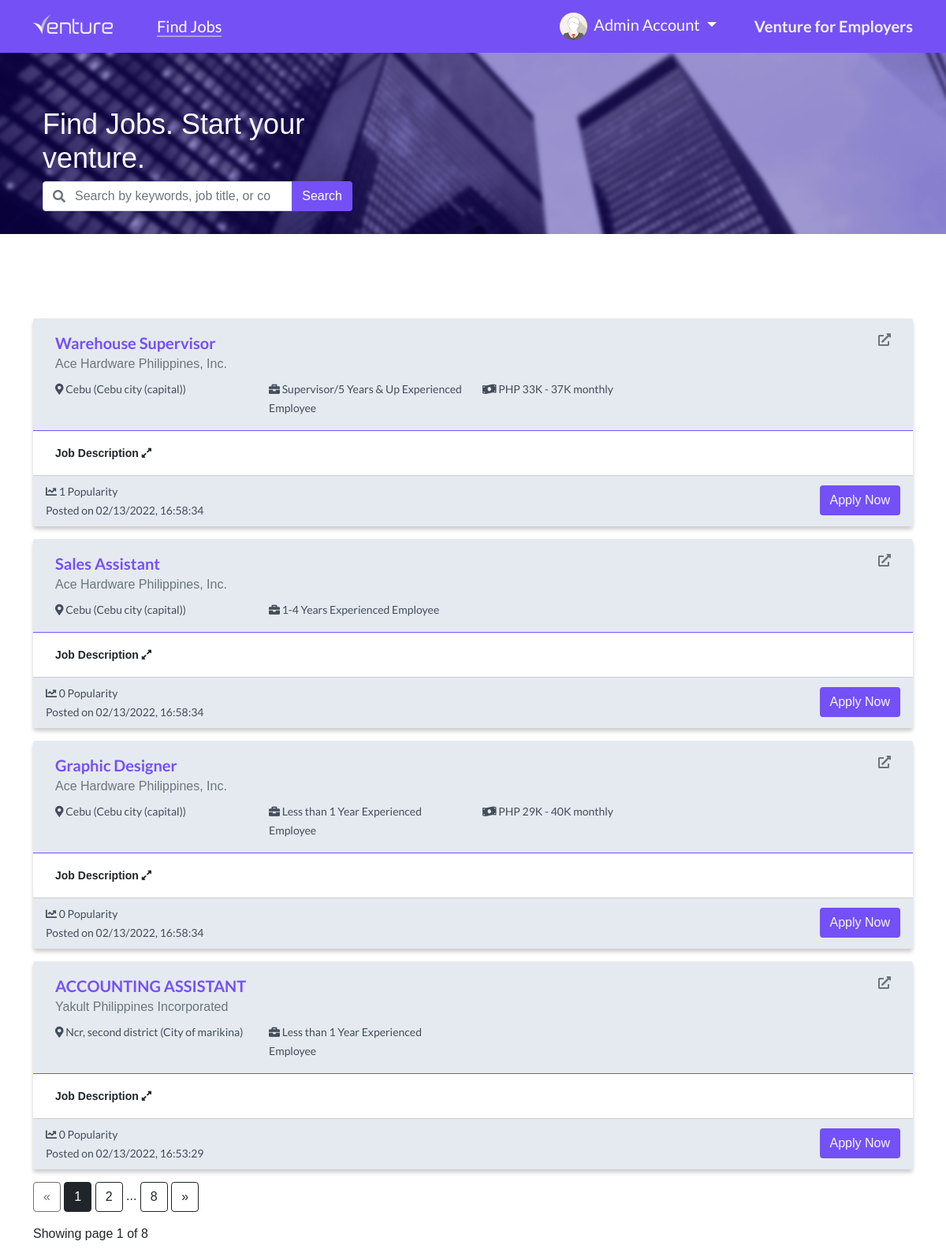
The page /home (signed in) on the database as committed earlier.
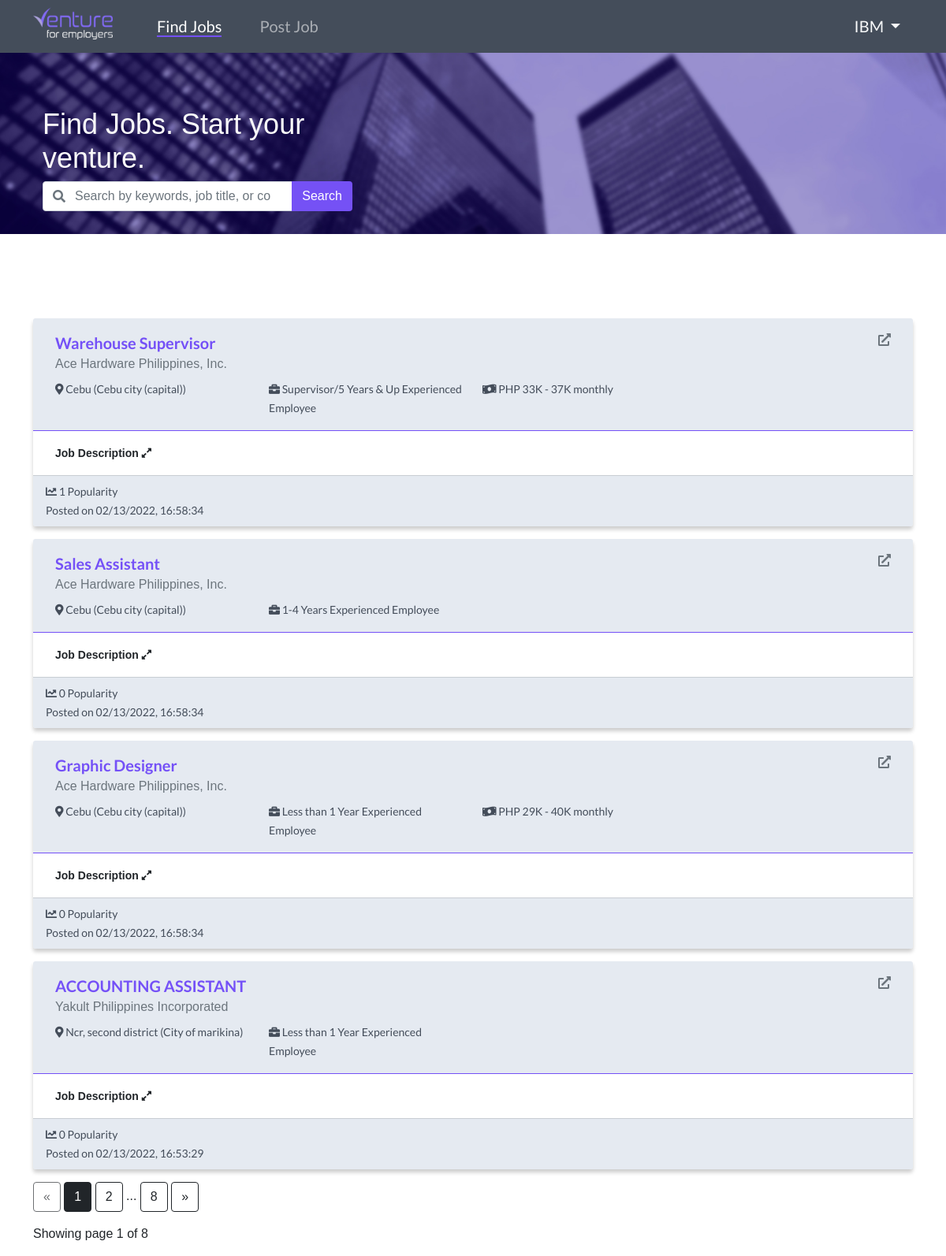
The same page on the database as committed later.
### website/models.py (models this page shows)
class User(db.Model, UserMixin):
    id = db.Column(db.Integer, primary_key=True)
    email = db.Column(db.String(150), unique=True)
    username = db.Column(db.String(150), unique=True)
    firstname = db.Column(db.String(150))
    lastname = db.Column(db.String(150))
    company = db.Column(db.String(150))
    password = db.Column(db.String(150))
    usertype = db.Column(db.String(10))
    gender = db.Column(db.String(10))
    date_created = db.Column(db.DateTime, default=datetime.now())
    date_updated = db.Column(db.DateTime(
        timezone=True), onupdate=datetime.now())
    posts = db.relationship('Post', backref='user', passive_deletes="True")
    likes = db.relationship('Like', backref='user', passive_deletes="True")

class Post(db.Model):
    id = db.Column(db.Integer, primary_key=True)
    title = db.Column(db.Text, nullable=False)
    text = db.Column(db.Text, nullable=False)
    date_created = db.Column(db.DateTime, default=datetime.now())
    date_updated = db.Column(db.DateTime(
        timezone=True), onupdate=datetime.now())
    author = db.Column(db.Integer, db.ForeignKey(
        'user.id', ondelete="CASCADE"), nullable="False")
    company = db.Column(db.String(150), nullable="False")
    likes = db.relationship('Like', backref='post', passive_deletes="True")
    location = db.Column(db.Text, nullable=False)
    location1 = db.Column(db.Text, nullable=False)
    salary = db.Column(db.Text, nullable=True)
    salary1 = db.Column(db.Text, nullable=True)
    level = db.Column(db.Text, nullable=False)
    experience = db.Column(db.Text, nullable=False)
    specialization = db.Column(db.Text, nullable=False)
    qualification = db.Column(db.Text, nullable=True)
    qualification1 = db.Column(db.Text, nullable=True)
    qualification2 = db.Column(db.Text, nullable=True)
    qualification3 = db.Column(db.Text, nullable=True)
    qualification4 = db.Column(db.Text, nullable=True)
    jobtype = db.Column(db.Text, nullable=False)

### website/views.py (the view)
@views.route("/home")
@login_required
def home():
    searchbar = request.args.get('searchbar')
    page = request.args.get('page', 1, type=int)
    if searchbar:
        posts_no_paginate = Post.query.filter(or_(Post.title.contains(searchbar),Post.company.contains(searchbar))).order_by(Post.date_created.desc())
        posts = Post.query.filter(or_(Post.title.contains(searchbar),Post.company.contains(searchbar))).order_by(Post.date_created.desc()).paginate(page=page, per_page=posts_no_paginate.count())
        results = posts_no_paginate.count()
        if results > 0:
            flash('Search Results: ' + str(results), category='success')
        else:
            flash('No results found', category='error')
    else:
        posts = Post.query.order_by(Post.date_created.desc()).paginate(page=page, per_page=4)
    return render_template("user/home.html", user=current_user, posts=posts)

### website/__init__.py (called while the page is built)
def create_app():
    app = Flask(__name__)
    app.config['SECRET_KEY'] = "helloworld"
    app.config['SQLALCHEMY_DATABASE_URI'] = f'sqlite:///{DB_NAME}'
    app.config['SQLALCHEMY_TRACK_MODIFICATIONS'] = True
    db.init_app(app)
    from .views import views
    from .auth import auth
    app.register_blueprint(views, url_prefix="/")
    app.register_blueprint(auth, url_prefix="/")
    from .models import User, Post
    create_database(app)
    login_manager = LoginManager()
    login_manager.login_view = "auth.login"
    login_manager.init_app(app)
    @login_manager.user_loader
    def load_user(id):
        return User.query.get(int(id))
    return app

### website/templates/user/home.html (shortened to what this page needs)
{% extends "user/posts_div.html" %}

### website/templates/user/posts_div.html (shortened to what the changed rows need)
{% extends "user/base.html" %}
{% set active_page = "view_post" %}
{% block content %}
{% block header %}
<section id="header_section">
    <div class="container">
        <div class="row">
            <div class="col-md-5">
                <h1 id="findjobs_heading">Find Jobs. Start your venture.</h1>
            </div>
        </div>
    </div>
</section>
{% endblock %}
<section>
    <div class="container" id="posts">
        {% if posts.items|length > 0 %}
        {% for post in posts.items %}
        <div class="card mb-3" id="post_container">
            <div class="card-header" id="post_card_header">
                <div class="row pt-2">
                    <div class="col-6">
                        <span class="fw-bold" id="job_title">
                            {{ post.title }}
                        </span><br>
                        <a class="text-secondary text-decoration-none" href="/posts/{{ post.user.company }}">{{
                            post.user.company
                            }}</a>
                    </div>
                    <div class="col">
                        <div class="btn-group float-end">
                            <a href="/post/{{ post.id }}" class="text-secondary"><i
                                    class="fas fa-external-link-alt"></i></a>
                        </div>
                    </div>
                </div>
                <div class="row mt-2">
                    <div class="col-md-3">
                        <span class="post_card_header_text"><i class="fas fa-map-marker-alt"></i> {{
                            post.location.capitalize() }} ({{ post.location1.capitalize() }})</span><br>
                    </div>
                    <div class="col-md-3">
                        <span class="post_card_header_text"><i class="fas fa-briefcase"></i> {{ post.level }}</span>
                    </div>
                    <div class="col-md-3">
                        {% if post.salary == "0" and post.salary1 == "0" %}
                        {% else %}
                        <span class="post_card_header_text"><i class="fas fa-money-bill-wave"></i> PHP {{ post.salary
                            }}K - {{ post.salary1 }}K monthly</span>
                        {% endif %}
                    </div>
                    <div class="col-md-3">
                    </div>
                </div>
            </div>
            <div class="card-body">
                <div class="row">
                    <div class="col">
                        <small class="fw-bold" data-bs-toggle="collapse" href="#collapseExample{{ post.id }}"
                            role="button" aria-expanded="false" aria-controls="collapseExample">
                            Job Description <i class="fas fa-expand-alt"></i>
                        </small>
                    </div>
                </div>
            </div>
            <div class="card-footer" id="post_card_footer">
                <div class="float-start">
                    <small class="post_card_header_text">
                        {% if user.id in post.likes|map(attribute="author")|list %}
                        <i class="fas fa-chart-line text-primary" id="like-button-{{ post.id }}"
                            onclick="like({{ post.id }})"></i>
                        {% else %}
                        <i class="fas fa-chart-line" id="like-button-{{ post.id }}" onclick="like({{ post.id }})"></i>
                        {% endif %}
                        <span id="likes-count-{{ post.id }}">{{ post.likes|length }}</span> Popularity<br>
                    </small>
                    <small class="post_card_header_text">
                        {% if post.date_updated == None %}
                        Posted on {{ post.date_created.strftime("%m/%d/%Y, %H:%M:%S") }}
                        {% else %}
                        Last Updated {{ post.date_updated.strftime("%m/%d/%Y, %H:%M:%S") }}
                        {% endif %}
                    </small>
                </div>
                {% if current_user.company %}
                {% else %}
                <button class="btn mt-1 float-end" id="venture_button">
                    <a class="text-light text-decoration-none" href="mailto:{{ post.user.email }}">Apply Now</a>
                </button>
                {% endif %}
            </div>
        </div>
        {% endfor %}
        {% else %}
        <div align="center">
            <img src="{{ url_for('static',filename='user/img/search.png') }}" width="450" alt=""><br>
            <h4 class="text-muted">No Job Listed.</h4>
        </div>
        {% endif %}
    </div>
</section>
{% endblock %}

### website/templates/user/base.html (shortened to what the changed rows need)
<!DOCTYPE html>
<html lang="en">
<head>
    <link href="https://cdn.jsdelivr.net/npm/bootstrap@5.1.3/dist/css/bootstrap.min.css" rel="stylesheet">
    <link rel="stylesheet" href="https://use.fontawesome.com/releases/v5.15.4/css/all.css">
    <link rel="stylesheet" href="https://cdnjs.cloudflare.com/ajax/libs/trix/1.3.1/trix.css">
    <link rel="stylesheet" href="{{ url_for('static',filename='user/css/style.css') }}">
    <link rel="stylesheet" href="{{ url_for('static',filename='user/css/salary.scss') }}">
    <link rel="stylesheet" href="{{ url_for('static',filename='user/css/slider.css') }}">
    <link rel="stylesheet" href="{{ url_for('static',filename='user/css/fixed.css') }}">
</head>
<body>
    {% if current_user.company %}
    <nav class="navbar navbar-expand-lg navbar-dark fixed-top" id="navbar_employer">
        <div class="container">
            <a class="navbar-brand" href="/home">
                <img id="navbar_logo" src="{{ url_for('static',filename='user/img/venture-employers.ico') }}" width="101px" alt="">
            </a>
            <div class="collapse navbar-collapse" id="navbarSupportedContent">
                <ul class="navbar-nav me-auto mb-2 mb-lg-0">
                    <li class="nav-item">
                        <a href="/home" class="nav-item nav-link mx-3">
                            <span class="{{ 'active_border_bottom2 text-white' if active_page == 'view_post' else '' }}">
                                Find Jobs
                            </span>
                        </a>
                    </li>
                    <li class="nav-item">
                        <a class="nav-item nav-link mx-3" href="/create-post">
                            <span class="{{ 'active_border_bottom2 text-white' if active_page == 'add_post' else '' }}">
                                Post Job
                            </span>
                        </a>
                    </li>
                </ul>
                <li class="d-flex nav-item dropdown">
                    <a class="nav-link text-light dropdown-toggle py-0 ps-0 ms-3" href="#" id="navbarDropdown" role="button"
                        data-bs-toggle="dropdown" aria-expanded="false">
                        <span class="{{ 'active_border_bottom2' if active_page == 'edit_password' or active_page == 'edit_profile' or active_page == 'view_profile' else '' }}">
                            {{ current_user.company }}
                        </span>
                    </a>
                </li>
            </div>
        </div>
    </nav>
    {% else %}
    <nav class="navbar navbar-expand-lg navbar-dark fixed-top" id="navbar_employee">
        <div class="container">
            <a class="navbar-brand" href="/home">
                <img id="navbar_logo" src="{{ url_for('static',filename='user/img/venture-white.ico') }}" width="101px" alt="">
            </a>
            <div class="collapse navbar-collapse" id="navbarSupportedContent">
                <ul class="navbar-nav me-auto mb-2 mb-lg-0">
                    <li class="nav-item">
                        <a href="/home" class="nav-item nav-link mx-3">
                            <span class="{{ 'text-white active_border_bottom' if active_page == 'view_post' else '' }}">
                                Find Jobs
                            </span>
                        </a>
                    </li>
                </ul>
                <li class="d-flex nav-item dropdown">
                    <a class="nav-link py-0 dropdown-toggle ps-0 text-light mx-3" href="#" id="navbarDropdown" role="button"
                        data-bs-toggle="dropdown" aria-expanded="false">
                        {% if(user.gender) == 'Male' %}
                        <img class="rounded-circle me-1" width="35px" src="{{ url_for('static',filename='auth/image/profile_pic/male.png') }}">
                        {% else %}
                        <img class="rounded-circle me-1" width="35px" src="{{ url_for('static',filename='auth/image/profile_pic/female.png') }}">
                        {% endif %}
                        <span class=" {{ 'active_border_bottom' if active_page == 'edit_password' or active_page == 'edit_profile' else '' }}">
                            {{ current_user.firstname }}
                            {{ current_user.lastname }}
                        </span>
                    </a>
                </li>
                <li class="d-flex nav-item">
                    <a class="nav-link px-0 ms-3" href="/user/profile">
                        <span class="fw-bold {{ 'text-white active_border_bottom' if active_page == 'view_profile' else '' }}">
                            Venture for Employers
                        </span>
                    </a>
                </li>
            </div>
        </div>
    </nav>
    {% endif %}
        {% block content %}{% endblock %}
</body>
</html>

Rows that differ between the two databases and show on the page:
changed User: company (not shown) → "IBM"; firstname "Admin" → (not shown); lastname "Account" → (not shown)
shown differently, row unchanged: Post "Warehouse Supervisor": no longer shows "Apply Now"
shown differently, row unchanged: Post "Sales Assistant": no longer shows "Apply Now"
shown differently, row unchanged: Post "Graphic Designer": no longer shows "Apply Now"
shown differently, row unchanged: Post "ACCOUNTING ASSISTANT": no longer shows "Apply Now"
Other text that changed with them:
text no longer shown: "Venture for Employers"
text now shown: "Post Job"
